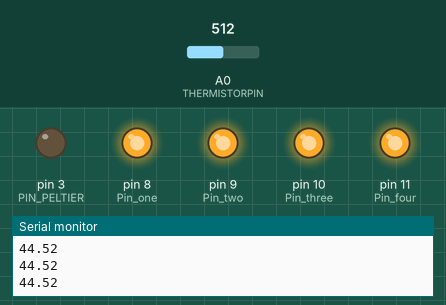
The sketch below on a simulated Arduino Uno, built with avr-gcc and run on an emulated ATmega328P. Shown: output pins drawn as LEDs (lit = HIGH), the last lines printed to the serial monitor. The inputs (shaded band) are chosen by the test bench; at power-on: A0 (THERMISTORPIN) = 512.

Above: at 1.2 s.
1.3 s: A0 (THERMISTORPIN) set to 601
At 1.65 s:
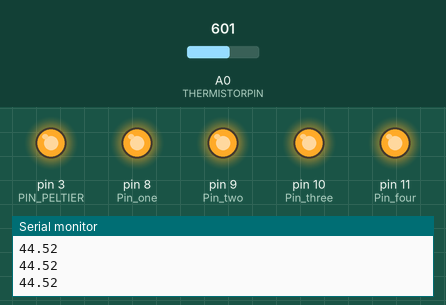
3.3 s: A0 (THERMISTORPIN) set to 625
At 4.1 s:
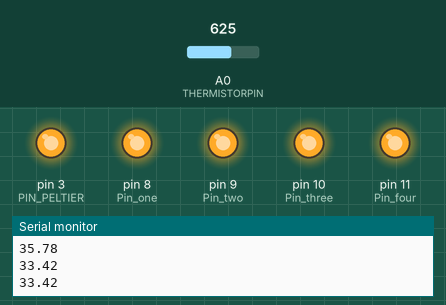
4.8 s: A0 (THERMISTORPIN) set to 511
At 5.5 s:
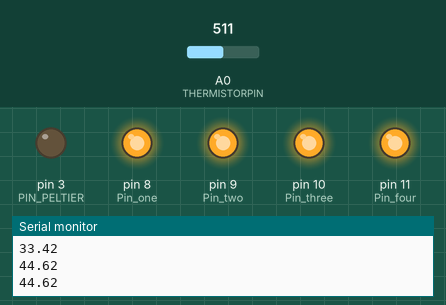
6.3 s: A0 (THERMISTORPIN) set to 716
At 6.9 s:
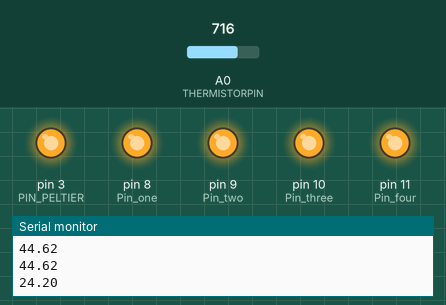
Timing chart, 0 to 8.8 s (numbered marks = the images above; inputs shaded):
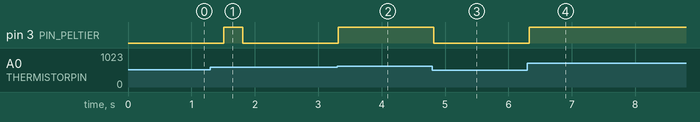

The sketch:

Peltier_PID.ino
```cpp
// This code will integrate the Peltier element – Mosfet circtuit and the thermistor circuit to control the temperature of the landing platform using a PID control.
//In this code the target temperature (VARIABLE: target_temp; default 35°C) can be set. If a different thermistor is used, the A, B and C coefficients should be updated.


//A thermistor is a resistor whose resistance varies with temperature. If the resistance of a thermistor is known the temperature can be calculated by using the Steinhart-Hart equation: 1/T = A + B(lnR) + C(lnR)3;
//where T is temperature in Kelvin (K), R is the resistance in Ohms (Ω) and A, B and C are Steinhart-Hart coefficients. These coefficients will vary between different types of thermistors. For the thermistors used in
//this setup (WM222C), A = 1.4713426E-03; B = 2.3762394E-04; C = 1.0503423E-07.

//Using a voltage divider, the Arduino can calculate the resistance of the thermistor and thus the temperature.
// We can calculate the resistance on the thermistor using the equation Rthermistor = Rreference * (Vin/Vout -1),
//where Rreference = 1KΩ, Vin = 5V (from the 5V Arduino pin), and Vout is the voltage measured by the Arduino on the analog pin A0.


//The default reference resistance (VARIABLE: SERIESRESISTOR) is 1000 Ohm. If a different reference resistance is used for the thermistor circuit, the new resistance should be updated on this code.
//In this code the Arduino measures the voltage Vout (VARIABLE: reading), calculates the resistance of the thermistor (VARIABLE: resistance), then calculates the temperature (VARIABLE: temperature) using the Steinhart-Hart equation and converts it to °C.

//This code uses a PID control for temeprature control. Use if a constant temperature cannot be achieved with code Thermistor_Peltier_control.ino.
//Ajust kp, ki and kd until a stable temperature is achieved.
//Based on the measured temperature and the target temperature a PID_value will be calculated and used as an output to heat the Peltier element

//Additionally this code sends an output of 5v (HIGH) out of 4 pins (Pin_LED_one-four) to control the 12 LED light of the setup


const int PIN_PELTIER = 3; // define pin to control peltier
const int Pin_one=8; // define pin to control LED circuit 1
const int Pin_two=9; // define pin to control LED circuit 2
const int Pin_three=10; // define pin to control LED circuit 3
const int Pin_four=11; // define pin to control LED circuit 4

// the ohmage of the 'other' resistor in the thermistor circuit
#define SERIESRESISTOR 1000

// What pin to connect the sensor to
#define THERMISTORPIN A0

//Define target temperature
#define target_temp 35


float temperature_read = 0.0; // define initial temperature read
float PID_error = 0; // define initial PID error
float previous_error = 0; // defina initial previous error
float elapsedTime, Time, timePrev;
int PID_value = 0; // define initial PID value


//PID constants
int kp = 2.0;   int ki = 0.7;   int kd = 1.8; // Adjust these constants until a stable temperature is achieved

int PID_p = 0;    int PID_i = 0;    int PID_d = 0;


void setup() {

   // define outpit pins
  pinMode(PIN_PELTIER, OUTPUT);
  pinMode (Pin_one, OUTPUT);
  pinMode (Pin_two, OUTPUT);
  pinMode (Pin_three, OUTPUT);
  pinMode (Pin_four,OUTPUT);

   // define input pin
  pinMode(THERMISTORPIN, INPUT);


  digitalWrite(PIN_PELTIER, LOW); // set satarting condition of Pin_peltier to LOW (OFF)

 // Turn on LED pins
  digitalWrite (Pin_one,HIGH);
  digitalWrite (Pin_two, HIGH);
  digitalWrite (Pin_three, HIGH);
  digitalWrite (Pin_four, HIGH);

  Serial.begin(9600);// Start serial communication to send temeprature information to Python (code Temperature_arduino.py)
}

int g_PrintCycle = 0;

void loop() {

  float reading;
  float resistance;
  float temperature;

  reading = analogRead(THERMISTORPIN);// read voltage (Vout) on Analog pin


  // convert the value to resistance
  resistance = SERIESRESISTOR / ((1023 / reading)  - 1) ;  // 1K / (1023/ADC - 1)


  // convert the resistance value to a temperature value in °C
  // Steinhart-Hart Equation= 1/T= A + B*lnR + C(lnR)^3   NOTE= T is in Kelvins

  // define coefficients IMPORTANT: these coefficients vary between thermistors. Update the values for the thermistor being used

  float A = 0.0014713426; // define coefficient A of Steinhart-Hart Equation
  float B = 0.00023762394; // define coefficient B of Steinhart-Hart Equation
  float C = 0.00000010503423; // define coefficient C of Steinhart-Hart Equation


  temperature = 1 / (A + (B * log(resistance)) + (C * (pow(log(resistance), 3)))); // Calculate temperature from resistance
  temperature = temperature - 273.15; // convert from K to °C

 //Serial.println(temperature);

  if (temperature < -0) { // if there is miscommunication between the Arduino and the thermistor, and the reported temperature value is too low, keep Peltier off to avoid overheating

    digitalWrite(PIN_PELTIER, LOW);
    delay(5);

  }

  else if (temperature > 0) { // if the measured temperature is below the target temperature calculate PID_value and send a PWM pulse out of PIN_PELTIER
    PID_error = target_temp - temperature;

    //Calculate the P value
    PID_p = kp * PID_error;

    //Calculate the I value in a range of +-3
    if(-3 < PID_error <3)
    {
      PID_i = PID_i + (ki * PID_error);
    }

    //For derivative we need real time to calculate speed change rate
    timePrev = Time;                            // store previous time
    Time = millis();                            // store current time
    elapsedTime = (Time - timePrev) / 1000;

    //Calculate D value
    PID_d = kd*((PID_error - previous_error)/elapsedTime);

   //PID value is the sum of P + I + D
    PID_value = PID_p + PID_i + PID_d;

    //Define PWM range between 0 and 255

    if(PID_value < 0)  //if the PID value is below 0 keep peltier off
    {    PID_value = 0;

    digitalWrite(PIN_PELTIER, LOW);
    }

    else if(PID_value > 255)  //if the PID value is above 255 set it to 255

    {    PID_value = 255;
    analogWrite(PIN_PELTIER,PID_value);
    }

  //Send PWM signal to Mosfet

    else if (PID_value > 0 || PID_value <255) {

      digitalWrite(PIN_PELTIER, PID_value);
    }
    previous_error = PID_error;     //Store previous error for next loop.

    delay(300);

  }

  if (g_PrintCycle == 0) {  // every 10 cycles send the temperature value to Python via serial communication
    Serial.println(temperature);
  }
  g_PrintCycle = 0;

}
```

Measured:
- after the input at 1.3 s, pin 3 (PIN_PELTIER): LOW → HIGH after 0.21 s, → LOW 0.30 s later
- after the input at 3.3 s, pin 3 (PIN_PELTIER): LOW → HIGH at once
- after the input at 4.8 s, pin 3 (PIN_PELTIER): HIGH → LOW at once
- after the input at 6.3 s, pin 3 (PIN_PELTIER): LOW → HIGH at once
